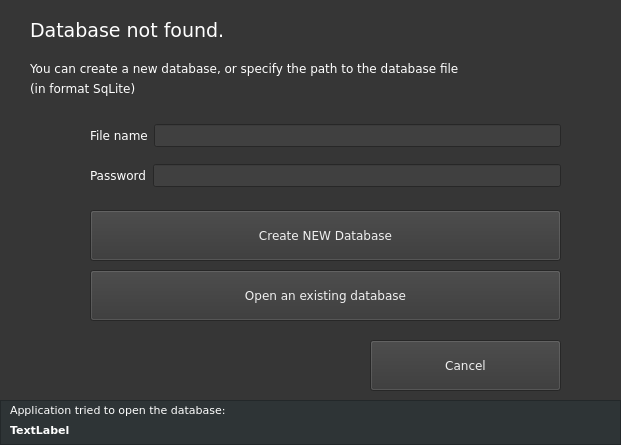
<?xml version="1.0" encoding="UTF-8"?>
<ui version="4.0">
 <class>errbase</class>
 <widget class="QDialog" name="errbase">
  <property name="geometry">
   <rect>
    <x>0</x>
    <y>0</y>
    <width>621</width>
    <height>445</height>
   </rect>
  </property>
  <property name="palette">
   <palette>
    <active>
     <colorrole role="WindowText">
      <brush brushstyle="SolidPattern">
       <color alpha="255">
        <red>255</red>
        <green>255</green>
        <blue>255</blue>
       </color>
      </brush>
     </colorrole>
     <colorrole role="Button">
      <brush brushstyle="SolidPattern">
       <color alpha="255">
        <red>54</red>
        <green>54</green>
        <blue>54</blue>
       </color>
      </brush>
     </colorrole>
     <colorrole role="Light">
      <brush brushstyle="SolidPattern">
       <color alpha="255">
        <red>81</red>
        <green>81</green>
        <blue>81</blue>
       </color>
      </brush>
     </colorrole>
     <colorrole role="Midlight">
      <brush brushstyle="SolidPattern">
       <color alpha="255">
        <red>67</red>
        <green>67</green>
        <blue>67</blue>
       </color>
      </brush>
     </colorrole>
     <colorrole role="Dark">
      <brush brushstyle="SolidPattern">
       <color alpha="255">
        <red>27</red>
        <green>27</green>
        <blue>27</blue>
       </color>
      </brush>
     </colorrole>
     <colorrole role="Mid">
      <brush brushstyle="SolidPattern">
       <color alpha="255">
        <red>36</red>
        <green>36</green>
        <blue>36</blue>
       </color>
      </brush>
     </colorrole>
     <colorrole role="Text">
      <brush brushstyle="SolidPattern">
       <color alpha="255">
        <red>240</red>
        <green>240</green>
        <blue>240</blue>
       </color>
      </brush>
     </colorrole>
     <colorrole role="BrightText">
      <brush brushstyle="SolidPattern">
       <color alpha="255">
        <red>255</red>
        <green>255</green>
        <blue>255</blue>
       </color>
      </brush>
     </colorrole>
     <colorrole role="ButtonText">
      <brush brushstyle="SolidPattern">
       <color alpha="255">
        <red>240</red>
        <green>240</green>
        <blue>240</blue>
       </color>
      </brush>
     </colorrole>
     <colorrole role="Base">
      <brush brushstyle="SolidPattern">
       <color alpha="255">
        <red>64</red>
        <green>64</green>
        <blue>64</blue>
       </color>
      </brush>
     </colorrole>
     <colorrole role="Window">
      <brush brushstyle="SolidPattern">
       <color alpha="255">
        <red>54</red>
        <green>54</green>
        <blue>54</blue>
       </color>
      </brush>
     </colorrole>
     <colorrole role="Shadow">
      <brush brushstyle="SolidPattern">
       <color alpha="255">
        <red>0</red>
        <green>0</green>
        <blue>0</blue>
       </color>
      </brush>
     </colorrole>
     <colorrole role="AlternateBase">
      <brush brushstyle="SolidPattern">
       <color alpha="255">
        <red>27</red>
        <green>27</green>
        <blue>27</blue>
       </color>
      </brush>
     </colorrole>
     <colorrole role="ToolTipBase">
      <brush brushstyle="SolidPattern">
       <color alpha="255">
        <red>255</red>
        <green>255</green>
        <blue>220</blue>
       </color>
      </brush>
     </colorrole>
     <colorrole role="ToolTipText">
      <brush brushstyle="SolidPattern">
       <color alpha="255">
        <red>0</red>
        <green>0</green>
        <blue>0</blue>
       </color>
      </brush>
     </colorrole>
    </active>
    <inactive>
     <colorrole role="WindowText">
      <brush brushstyle="SolidPattern">
       <color alpha="255">
        <red>255</red>
        <green>255</green>
        <blue>255</blue>
       </color>
      </brush>
     </colorrole>
     <colorrole role="Button">
      <brush brushstyle="SolidPattern">
       <color alpha="255">
        <red>54</red>
        <green>54</green>
        <blue>54</blue>
       </color>
      </brush>
     </colorrole>
     <colorrole role="Light">
      <brush brushstyle="SolidPattern">
       <color alpha="255">
        <red>81</red>
        <green>81</green>
        <blue>81</blue>
       </color>
      </brush>
     </colorrole>
     <colorrole role="Midlight">
      <brush brushstyle="SolidPattern">
       <color alpha="255">
        <red>67</red>
        <green>67</green>
        <blue>67</blue>
       </color>
      </brush>
     </colorrole>
     <colorrole role="Dark">
      <brush brushstyle="SolidPattern">
       <color alpha="255">
        <red>27</red>
        <green>27</green>
        <blue>27</blue>
       </color>
      </brush>
     </colorrole>
     <colorrole role="Mid">
      <brush brushstyle="SolidPattern">
       <color alpha="255">
        <red>36</red>
        <green>36</green>
        <blue>36</blue>
       </color>
      </brush>
     </colorrole>
     <colorrole role="Text">
      <brush brushstyle="SolidPattern">
       <color alpha="255">
        <red>240</red>
        <green>240</green>
        <blue>240</blue>
       </color>
      </brush>
     </colorrole>
     <colorrole role="BrightText">
      <brush brushstyle="SolidPattern">
       <color alpha="255">
        <red>255</red>
        <green>255</green>
        <blue>255</blue>
       </color>
      </brush>
     </colorrole>
     <colorrole role="ButtonText">
      <brush brushstyle="SolidPattern">
       <color alpha="255">
        <red>240</red>
        <green>240</green>
        <blue>240</blue>
       </color>
      </brush>
     </colorrole>
     <colorrole role="Base">
      <brush brushstyle="SolidPattern">
       <color alpha="255">
        <red>64</red>
        <green>64</green>
        <blue>64</blue>
       </color>
      </brush>
     </colorrole>
     <colorrole role="Window">
      <brush brushstyle="SolidPattern">
       <color alpha="255">
        <red>54</red>
        <green>54</green>
        <blue>54</blue>
       </color>
      </brush>
     </colorrole>
     <colorrole role="Shadow">
      <brush brushstyle="SolidPattern">
       <color alpha="255">
        <red>0</red>
        <green>0</green>
        <blue>0</blue>
       </color>
      </brush>
     </colorrole>
     <colorrole role="AlternateBase">
      <brush brushstyle="SolidPattern">
       <color alpha="255">
        <red>27</red>
        <green>27</green>
        <blue>27</blue>
       </color>
      </brush>
     </colorrole>
     <colorrole role="ToolTipBase">
      <brush brushstyle="SolidPattern">
       <color alpha="255">
        <red>255</red>
        <green>255</green>
        <blue>220</blue>
       </color>
      </brush>
     </colorrole>
     <colorrole role="ToolTipText">
      <brush brushstyle="SolidPattern">
       <color alpha="255">
        <red>0</red>
        <green>0</green>
        <blue>0</blue>
       </color>
      </brush>
     </colorrole>
    </inactive>
    <disabled>
     <colorrole role="WindowText">
      <brush brushstyle="SolidPattern">
       <color alpha="255">
        <red>27</red>
        <green>27</green>
        <blue>27</blue>
       </color>
      </brush>
     </colorrole>
     <colorrole role="Button">
      <brush brushstyle="SolidPattern">
       <color alpha="255">
        <red>54</red>
        <green>54</green>
        <blue>54</blue>
       </color>
      </brush>
     </colorrole>
     <colorrole role="Light">
      <brush brushstyle="SolidPattern">
       <color alpha="255">
        <red>81</red>
        <green>81</green>
        <blue>81</blue>
       </color>
      </brush>
     </colorrole>
     <colorrole role="Midlight">
      <brush brushstyle="SolidPattern">
       <color alpha="255">
        <red>67</red>
        <green>67</green>
        <blue>67</blue>
       </color>
      </brush>
     </colorrole>
     <colorrole role="Dark">
      <brush brushstyle="SolidPattern">
       <color alpha="255">
        <red>27</red>
        <green>27</green>
        <blue>27</blue>
       </color>
      </brush>
     </colorrole>
     <colorrole role="Mid">
      <brush brushstyle="SolidPattern">
       <color alpha="255">
        <red>36</red>
        <green>36</green>
        <blue>36</blue>
       </color>
      </brush>
     </colorrole>
     <colorrole role="Text">
      <brush brushstyle="SolidPattern">
       <color alpha="255">
        <red>27</red>
        <green>27</green>
        <blue>27</blue>
       </color>
      </brush>
     </colorrole>
     <colorrole role="BrightText">
      <brush brushstyle="SolidPattern">
       <color alpha="255">
        <red>255</red>
        <green>255</green>
        <blue>255</blue>
       </color>
      </brush>
     </colorrole>
     <colorrole role="ButtonText">
      <brush brushstyle="SolidPattern">
       <color alpha="255">
        <red>27</red>
        <green>27</green>
        <blue>27</blue>
       </color>
      </brush>
     </colorrole>
     <colorrole role="Base">
      <brush brushstyle="SolidPattern">
       <color alpha="255">
        <red>54</red>
        <green>54</green>
        <blue>54</blue>
       </color>
      </brush>
     </colorrole>
     <colorrole role="Window">
      <brush brushstyle="SolidPattern">
       <color alpha="255">
        <red>54</red>
        <green>54</green>
        <blue>54</blue>
       </color>
      </brush>
     </colorrole>
     <colorrole role="Shadow">
      <brush brushstyle="SolidPattern">
       <color alpha="255">
        <red>0</red>
        <green>0</green>
        <blue>0</blue>
       </color>
      </brush>
     </colorrole>
     <colorrole role="AlternateBase">
      <brush brushstyle="SolidPattern">
       <color alpha="255">
        <red>54</red>
        <green>54</green>
        <blue>54</blue>
       </color>
      </brush>
     </colorrole>
     <colorrole role="ToolTipBase">
      <brush brushstyle="SolidPattern">
       <color alpha="255">
        <red>255</red>
        <green>255</green>
        <blue>220</blue>
       </color>
      </brush>
     </colorrole>
     <colorrole role="ToolTipText">
      <brush brushstyle="SolidPattern">
       <color alpha="255">
        <red>0</red>
        <green>0</green>
        <blue>0</blue>
       </color>
      </brush>
     </colorrole>
    </disabled>
   </palette>
  </property>
  <property name="font">
   <font>
    <family>Verdana</family>
   </font>
  </property>
  <property name="windowTitle">
   <string>PreSetup</string>
  </property>
  <property name="locale">
   <locale language="English" country="UnitedStates"/>
  </property>
  <widget class="QLabel" name="label">
   <property name="geometry">
    <rect>
     <x>30</x>
     <y>10</y>
     <width>591</width>
     <height>41</height>
    </rect>
   </property>
   <property name="font">
    <font>
     <pointsize>14</pointsize>
    </font>
   </property>
   <property name="text">
    <string>Database not found.</string>
   </property>
  </widget>
  <widget class="QPushButton" name="pushButton">
   <property name="geometry">
    <rect>
     <x>370</x>
     <y>340</y>
     <width>191</width>
     <height>51</height>
    </rect>
   </property>
   <property name="text">
    <string>Cancel</string>
   </property>
   <property name="autoDefault">
    <bool>false</bool>
   </property>
  </widget>
  <widget class="QPushButton" name="pushButton_2">
   <property name="geometry">
    <rect>
     <x>90</x>
     <y>210</y>
     <width>471</width>
     <height>51</height>
    </rect>
   </property>
   <property name="text">
    <string>Create NEW Database</string>
   </property>
   <property name="autoDefault">
    <bool>false</bool>
   </property>
  </widget>
  <widget class="QPushButton" name="pushButton_3">
   <property name="geometry">
    <rect>
     <x>90</x>
     <y>270</y>
     <width>471</width>
     <height>51</height>
    </rect>
   </property>
   <property name="text">
    <string>Open an existing database</string>
   </property>
   <property name="autoDefault">
    <bool>false</bool>
   </property>
  </widget>
  <widget class="QLabel" name="label_4">
   <property name="geometry">
    <rect>
     <x>30</x>
     <y>60</y>
     <width>571</width>
     <height>17</height>
    </rect>
   </property>
   <property name="text">
    <string>You can create a new database, or specify the path to the database file</string>
   </property>
  </widget>
  <widget class="QFrame" name="frame">
   <property name="geometry">
    <rect>
     <x>0</x>
     <y>400</y>
     <width>621</width>
     <height>45</height>
    </rect>
   </property>
   <property name="palette">
    <palette>
     <active>
      <colorrole role="WindowText">
       <brush brushstyle="SolidPattern">
        <color alpha="255">
         <red>0</red>
         <green>0</green>
         <blue>0</blue>
        </color>
       </brush>
      </colorrole>
      <colorrole role="Button">
       <brush brushstyle="SolidPattern">
        <color alpha="255">
         <red>136</red>
         <green>138</green>
         <blue>133</blue>
        </color>
       </brush>
      </colorrole>
      <colorrole role="Light">
       <brush brushstyle="SolidPattern">
        <color alpha="255">
         <red>204</red>
         <green>207</green>
         <blue>200</blue>
        </color>
       </brush>
      </colorrole>
      <colorrole role="Midlight">
       <brush brushstyle="SolidPattern">
        <color alpha="255">
         <red>170</red>
         <green>172</green>
         <blue>166</blue>
        </color>
       </brush>
      </colorrole>
      <colorrole role="Dark">
       <brush brushstyle="SolidPattern">
        <color alpha="255">
         <red>68</red>
         <green>69</green>
         <blue>66</blue>
        </color>
       </brush>
      </colorrole>
      <colorrole role="Mid">
       <brush brushstyle="SolidPattern">
        <color alpha="255">
         <red>91</red>
         <green>92</green>
         <blue>89</blue>
        </color>
       </brush>
      </colorrole>
      <colorrole role="Text">
       <brush brushstyle="SolidPattern">
        <color alpha="255">
         <red>0</red>
         <green>0</green>
         <blue>0</blue>
        </color>
       </brush>
      </colorrole>
      <colorrole role="BrightText">
       <brush brushstyle="SolidPattern">
        <color alpha="255">
         <red>255</red>
         <green>255</green>
         <blue>255</blue>
        </color>
       </brush>
      </colorrole>
      <colorrole role="ButtonText">
       <brush brushstyle="SolidPattern">
        <color alpha="255">
         <red>0</red>
         <green>0</green>
         <blue>0</blue>
        </color>
       </brush>
      </colorrole>
      <colorrole role="Base">
       <brush brushstyle="SolidPattern">
        <color alpha="255">
         <red>255</red>
         <green>255</green>
         <blue>255</blue>
        </color>
       </brush>
      </colorrole>
      <colorrole role="Window">
       <brush brushstyle="SolidPattern">
        <color alpha="255">
         <red>46</red>
         <green>52</green>
         <blue>54</blue>
        </color>
       </brush>
      </colorrole>
      <colorrole role="Shadow">
       <brush brushstyle="SolidPattern">
        <color alpha="255">
         <red>0</red>
         <green>0</green>
         <blue>0</blue>
        </color>
       </brush>
      </colorrole>
      <colorrole role="AlternateBase">
       <brush brushstyle="SolidPattern">
        <color alpha="255">
         <red>195</red>
         <green>196</green>
         <blue>194</blue>
        </color>
       </brush>
      </colorrole>
      <colorrole role="ToolTipBase">
       <brush brushstyle="SolidPattern">
        <color alpha="255">
         <red>255</red>
         <green>255</green>
         <blue>220</blue>
        </color>
       </brush>
      </colorrole>
      <colorrole role="ToolTipText">
       <brush brushstyle="SolidPattern">
        <color alpha="255">
         <red>0</red>
         <green>0</green>
         <blue>0</blue>
        </color>
       </brush>
      </colorrole>
     </active>
     <inactive>
      <colorrole role="WindowText">
       <brush brushstyle="SolidPattern">
        <color alpha="255">
         <red>0</red>
         <green>0</green>
         <blue>0</blue>
        </color>
       </brush>
      </colorrole>
      <colorrole role="Button">
       <brush brushstyle="SolidPattern">
        <color alpha="255">
         <red>136</red>
         <green>138</green>
         <blue>133</blue>
        </color>
       </brush>
      </colorrole>
      <colorrole role="Light">
       <brush brushstyle="SolidPattern">
        <color alpha="255">
         <red>204</red>
         <green>207</green>
         <blue>200</blue>
        </color>
       </brush>
      </colorrole>
      <colorrole role="Midlight">
       <brush brushstyle="SolidPattern">
        <color alpha="255">
         <red>170</red>
         <green>172</green>
         <blue>166</blue>
        </color>
       </brush>
      </colorrole>
      <colorrole role="Dark">
       <brush brushstyle="SolidPattern">
        <color alpha="255">
         <red>68</red>
         <green>69</green>
         <blue>66</blue>
        </color>
       </brush>
      </colorrole>
      <colorrole role="Mid">
       <brush brushstyle="SolidPattern">
        <color alpha="255">
         <red>91</red>
         <green>92</green>
         <blue>89</blue>
        </color>
       </brush>
      </colorrole>
      <colorrole role="Text">
       <brush brushstyle="SolidPattern">
        <color alpha="255">
         <red>0</red>
         <green>0</green>
         <blue>0</blue>
        </color>
       </brush>
      </colorrole>
      <colorrole role="BrightText">
       <brush brushstyle="SolidPattern">
        <color alpha="255">
         <red>255</red>
         <green>255</green>
         <blue>255</blue>
        </color>
       </brush>
      </colorrole>
      <colorrole role="ButtonText">
       <brush brushstyle="SolidPattern">
        <color alpha="255">
         <red>0</red>
         <green>0</green>
         <blue>0</blue>
        </color>
       </brush>
      </colorrole>
      <colorrole role="Base">
       <brush brushstyle="SolidPattern">
        <color alpha="255">
         <red>255</red>
         <green>255</green>
         <blue>255</blue>
        </color>
       </brush>
      </colorrole>
      <colorrole role="Window">
       <brush brushstyle="SolidPattern">
        <color alpha="255">
         <red>46</red>
         <green>52</green>
         <blue>54</blue>
        </color>
       </brush>
      </colorrole>
      <colorrole role="Shadow">
       <brush brushstyle="SolidPattern">
        <color alpha="255">
         <red>0</red>
         <green>0</green>
         <blue>0</blue>
        </color>
       </brush>
      </colorrole>
      <colorrole role="AlternateBase">
       <brush brushstyle="SolidPattern">
        <color alpha="255">
         <red>195</red>
         <green>196</green>
         <blue>194</blue>
        </color>
       </brush>
      </colorrole>
      <colorrole role="ToolTipBase">
       <brush brushstyle="SolidPattern">
        <color alpha="255">
         <red>255</red>
         <green>255</green>
         <blue>220</blue>
        </color>
       </brush>
      </colorrole>
      <colorrole role="ToolTipText">
       <brush brushstyle="SolidPattern">
        <color alpha="255">
         <red>0</red>
         <green>0</green>
         <blue>0</blue>
        </color>
       </brush>
      </colorrole>
     </inactive>
     <disabled>
      <colorrole role="WindowText">
       <brush brushstyle="SolidPattern">
        <color alpha="255">
         <red>68</red>
         <green>69</green>
         <blue>66</blue>
        </color>
       </brush>
      </colorrole>
      <colorrole role="Button">
       <brush brushstyle="SolidPattern">
        <color alpha="255">
         <red>136</red>
         <green>138</green>
         <blue>133</blue>
        </color>
       </brush>
      </colorrole>
      <colorrole role="Light">
       <brush brushstyle="SolidPattern">
        <color alpha="255">
         <red>204</red>
         <green>207</green>
         <blue>200</blue>
        </color>
       </brush>
      </colorrole>
      <colorrole role="Midlight">
       <brush brushstyle="SolidPattern">
        <color alpha="255">
         <red>170</red>
         <green>172</green>
         <blue>166</blue>
        </color>
       </brush>
      </colorrole>
      <colorrole role="Dark">
       <brush brushstyle="SolidPattern">
        <color alpha="255">
         <red>68</red>
         <green>69</green>
         <blue>66</blue>
        </color>
       </brush>
      </colorrole>
      <colorrole role="Mid">
       <brush brushstyle="SolidPattern">
        <color alpha="255">
         <red>91</red>
         <green>92</green>
         <blue>89</blue>
        </color>
       </brush>
      </colorrole>
      <colorrole role="Text">
       <brush brushstyle="SolidPattern">
        <color alpha="255">
         <red>68</red>
         <green>69</green>
         <blue>66</blue>
        </color>
       </brush>
      </colorrole>
      <colorrole role="BrightText">
       <brush brushstyle="SolidPattern">
        <color alpha="255">
         <red>255</red>
         <green>255</green>
         <blue>255</blue>
        </color>
       </brush>
      </colorrole>
      <colorrole role="ButtonText">
       <brush brushstyle="SolidPattern">
        <color alpha="255">
         <red>68</red>
         <green>69</green>
         <blue>66</blue>
        </color>
       </brush>
      </colorrole>
      <colorrole role="Base">
       <brush brushstyle="SolidPattern">
        <color alpha="255">
         <red>46</red>
         <green>52</green>
         <blue>54</blue>
        </color>
       </brush>
      </colorrole>
      <colorrole role="Window">
       <brush brushstyle="SolidPattern">
        <color alpha="255">
         <red>46</red>
         <green>52</green>
         <blue>54</blue>
        </color>
       </brush>
      </colorrole>
      <colorrole role="Shadow">
       <brush brushstyle="SolidPattern">
        <color alpha="255">
         <red>0</red>
         <green>0</green>
         <blue>0</blue>
        </color>
       </brush>
      </colorrole>
      <colorrole role="AlternateBase">
       <brush brushstyle="SolidPattern">
        <color alpha="255">
         <red>136</red>
         <green>138</green>
         <blue>133</blue>
        </color>
       </brush>
      </colorrole>
      <colorrole role="ToolTipBase">
       <brush brushstyle="SolidPattern">
        <color alpha="255">
         <red>255</red>
         <green>255</green>
         <blue>220</blue>
        </color>
       </brush>
      </colorrole>
      <colorrole role="ToolTipText">
       <brush brushstyle="SolidPattern">
        <color alpha="255">
         <red>0</red>
         <green>0</green>
         <blue>0</blue>
        </color>
       </brush>
      </colorrole>
     </disabled>
    </palette>
   </property>
   <property name="autoFillBackground">
    <bool>true</bool>
   </property>
   <property name="frameShape">
    <enum>QFrame::StyledPanel</enum>
   </property>
   <property name="frameShadow">
    <enum>QFrame::Raised</enum>
   </property>
   <widget class="QLabel" name="label_2">
    <property name="geometry">
     <rect>
      <x>10</x>
      <y>0</y>
      <width>289</width>
      <height>20</height>
     </rect>
    </property>
    <property name="palette">
     <palette>
      <active>
       <colorrole role="WindowText">
        <brush brushstyle="SolidPattern">
         <color alpha="255">
          <red>255</red>
          <green>255</green>
          <blue>255</blue>
         </color>
        </brush>
       </colorrole>
      </active>
      <inactive>
       <colorrole role="WindowText">
        <brush brushstyle="SolidPattern">
         <color alpha="255">
          <red>255</red>
          <green>255</green>
          <blue>255</blue>
         </color>
        </brush>
       </colorrole>
      </inactive>
      <disabled>
       <colorrole role="WindowText">
        <brush brushstyle="SolidPattern">
         <color alpha="255">
          <red>68</red>
          <green>69</green>
          <blue>66</blue>
         </color>
        </brush>
       </colorrole>
      </disabled>
     </palette>
    </property>
    <property name="font">
     <font>
      <pointsize>8</pointsize>
     </font>
    </property>
    <property name="text">
     <string>Application tried to open the database:</string>
    </property>
   </widget>
   <widget class="QLabel" name="label_3">
    <property name="geometry">
     <rect>
      <x>10</x>
      <y>20</y>
      <width>631</width>
      <height>20</height>
     </rect>
    </property>
    <property name="palette">
     <palette>
      <active>
       <colorrole role="WindowText">
        <brush brushstyle="SolidPattern">
         <color alpha="255">
          <red>255</red>
          <green>255</green>
          <blue>255</blue>
         </color>
        </brush>
       </colorrole>
      </active>
      <inactive>
       <colorrole role="WindowText">
        <brush brushstyle="SolidPattern">
         <color alpha="255">
          <red>255</red>
          <green>255</green>
          <blue>255</blue>
         </color>
        </brush>
       </colorrole>
      </inactive>
      <disabled>
       <colorrole role="WindowText">
        <brush brushstyle="SolidPattern">
         <color alpha="255">
          <red>68</red>
          <green>69</green>
          <blue>66</blue>
         </color>
        </brush>
       </colorrole>
      </disabled>
     </palette>
    </property>
    <property name="font">
     <font>
      <pointsize>8</pointsize>
      <weight>75</weight>
      <bold>true</bold>
     </font>
    </property>
    <property name="text">
     <string>TextLabel</string>
    </property>
   </widget>
  </widget>
  <widget class="QLabel" name="label_5">
   <property name="geometry">
    <rect>
     <x>30</x>
     <y>80</y>
     <width>601</width>
     <height>17</height>
    </rect>
   </property>
   <property name="text">
    <string>(in format SqLite)</string>
   </property>
  </widget>
  <widget class="QWidget" name="horizontalLayoutWidget">
   <property name="geometry">
    <rect>
     <x>90</x>
     <y>160</y>
     <width>471</width>
     <height>31</height>
    </rect>
   </property>
   <layout class="QHBoxLayout" name="horizontalLayout">
    <item>
     <widget class="QLabel" name="label_6">
      <property name="text">
       <string>Password</string>
      </property>
     </widget>
    </item>
    <item>
     <widget class="QLineEdit" name="passw1">
      <property name="maxLength">
       <number>40</number>
      </property>
      <property name="echoMode">
       <enum>QLineEdit::PasswordEchoOnEdit</enum>
      </property>
     </widget>
    </item>
   </layout>
  </widget>
  <widget class="QWidget" name="horizontalLayoutWidget_2">
   <property name="geometry">
    <rect>
     <x>90</x>
     <y>120</y>
     <width>471</width>
     <height>31</height>
    </rect>
   </property>
   <layout class="QHBoxLayout" name="horizontalLayout_2">
    <item>
     <widget class="QLabel" name="label_7">
      <property name="text">
       <string>File name</string>
      </property>
     </widget>
    </item>
    <item>
     <widget class="QLineEdit" name="lineEdit">
      <property name="maxLength">
       <number>250</number>
      </property>
     </widget>
    </item>
   </layout>
  </widget>
 </widget>
 <tabstops>
  <tabstop>lineEdit</tabstop>
  <tabstop>passw1</tabstop>
  <tabstop>pushButton_2</tabstop>
  <tabstop>pushButton_3</tabstop>
  <tabstop>pushButton</tabstop>
 </tabstops>
 <resources/>
 <connections/>
</ui>
